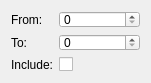
<?xml version="1.0" encoding="UTF-8"?>
<ui version="4.0">
 <class>IntegerInterval</class>
 <widget class="QWidget" name="IntegerInterval">
  <property name="geometry">
   <rect>
    <x>0</x>
    <y>0</y>
    <width>151</width>
    <height>83</height>
   </rect>
  </property>
  <property name="minimumSize">
   <size>
    <width>151</width>
    <height>83</height>
   </size>
  </property>
  <property name="windowTitle">
   <string>Filter</string>
  </property>
  <layout class="QFormLayout" name="formLayout">
   <item row="0" column="0">
    <widget class="QLabel" name="label">
     <property name="text">
      <string>From:</string>
     </property>
    </widget>
   </item>
   <item row="0" column="1">
    <widget class="QSpinBox" name="startIntegerEdit">
    </widget>
   </item>
   <item row="1" column="0">
    <widget class="QLabel" name="label_2">
     <property name="text">
      <string>To:</string>
     </property>
    </widget>
   </item>
   <item row="1" column="1">
    <widget class="QSpinBox" name="endIntegerEdit">
    </widget>
   </item>
   <item row="2" column="1">
    <widget class="QCheckBox" name="inclusiveCheckBox">
     <property name="text">
      <string/>
     </property>
    </widget>
   </item>
   <item row="2" column="0">
    <widget class="QLabel" name="label_3">
     <property name="text">
      <string>Include:</string>
     </property>
    </widget>
   </item>
  </layout>
 </widget>
 <resources/>
 <connections/>
</ui>
